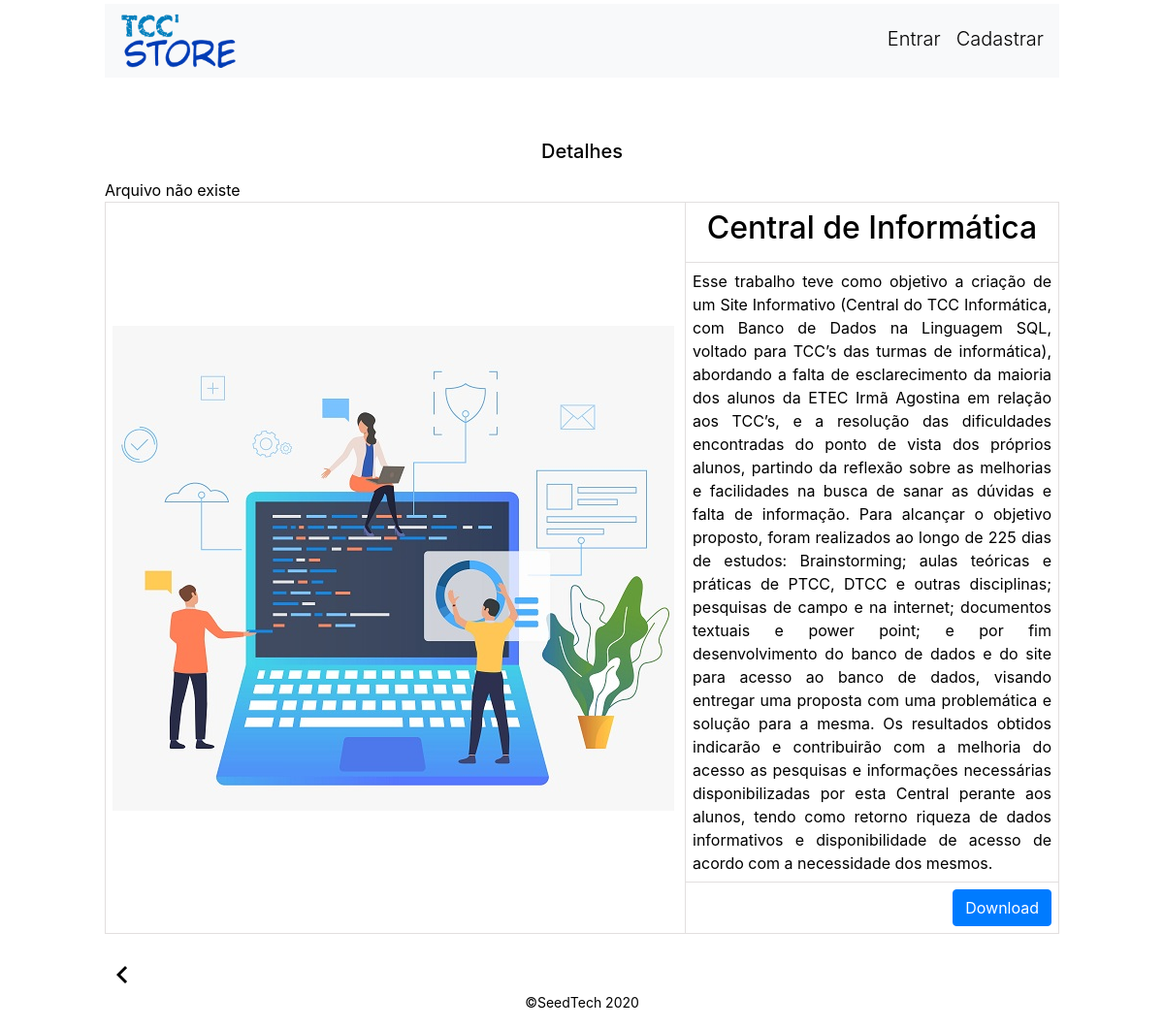
/detalhe.php?cod=1, run on the app's committed database.
### tables this page shows
CREATE TABLE `projeto` (
  `cod_tcc` int(11) NOT NULL,
  `capa` varchar(20) NOT NULL,
  `arquivo` varchar(100) DEFAULT NULL,
  `ano` year(4) DEFAULT NULL,
  `nome` varchar(50) DEFAULT NULL,
  `descricao` text DEFAULT NULL,
  `cod_curso_fk` int(11) DEFAULT NULL,
  `cod_escola_fk` int(11) DEFAULT NULL
);

### detalhe.php (the view, shortened to what this page needs)
<!DOCTYPE html>
<html lang="en">
<head>
    <link rel="stylesheet" href="css/bootstrap.min.css">
    <link rel="stylesheet" href="css/inicio.css">
    <link rel ="stylesheet" type="text/css" href="css/estilo.css">
</head>
<body>
    <?php
        require_once "includes/banco.php";
        require_once "includes/fun.php";
    ?>
    <div class="cover-container d-flex w-100 h-100 p-1 mx-auto flex-column">
        <header class="masthead" style="margin-bottom: 4rem;">
            <div class="inner">
                <div class="navbar navbar-light bg-light">
                    <h3 class="masthead-brand"><a href="index.php"><img src="icones/logo.png" alt="logo tcc store" width="120"></a></h3>
                    <nav class="nav nav-masthead justify-content-center nav">
                        <?php
                        if (empty($_SESSION['user'])) {
                            echo "<a class='nav-link' href= 'user-login.php'> Entrar</a> ";
                            echo "<a class='nav-link' href='user-cadastrar.php'>Cadastrar</a>";
                        }
                        ?>
                    </nav>
                </div>
            </div>
        </header>
        <?php
            $c = $_GET['cod'] ?? 0;
            $busca = $banco->query("select * from projeto where cod_tcc='$c'");
        ?>
        <h5 class="h5 mb-3"> Detalhes</h5>
        <table class="detalhes">
            <?php
               if(!$busca){
                   echo "<tr><td>A busca falhou";
               }else{
                   if($busca->num_rows == 1){
                       $reg = $busca->fetch_object();
                       $t = thumb($reg->capa);
                       $down = tcc($reg->arquivo);
                       echo"<tr><td rowspan='3'><img src='$t'>";
                       echo"<td><h2>$reg->nome</h2>";
                       echo"<tr><td class='desc'>$reg->descricao";
                       echo"<tr><td><a href='$down'style='float: right;' class='btn btn-primary' >Download</a> ";
                   }else{
                       echo"<tr><td> Nenhum registro encontrado";
                   }
               }
            ?>
        </table>
        <br>
        <?php echo voltar() ?>
        <footer class="masterfoot mt-auto">
            <div class="inner">
                <p>
                    &copySeedTech 2020
                </p>
            </div>
        </footer>
    </div>
</body>
</html>

### css/inicio.css (style rules this page uses)
a, a:focus, a:hover { color: #fff; }
html, body { height: 100%; background-color: rgba(255, 255, 255, 0.932); }
body { display: -ms-flexbox; display: flex; color: #000; }
.h5 { text-align: center; }
.cover-container { max-width: 62em; }
.masthead { margin-bottom: 10rem; }
.masthead-brand { margin-bottom: 0; }
.nav-masthead .nav-link { padding: .25rem 0; font-weight: 300; color: #000; background-color: transparent; border-bottom: .25rem solid transparent; }
.nav { font-size: 1.25rem; }
.nav-masthead .nav-link + .nav-link { margin-left: 1rem; }
@media (min-width: 48em) { .masthead-brand { float: left; } }
@media (min-width: 48em) { .nav-masthead { float: right; } }

### css/estilo.css (style rules this page uses)
table.detalhes h2 { text-align: center; }
table.detalhes { width: 100%; }
table.detalhes td { border: 1px solid #e2dfdf; padding: 7px; }
table.detalhes img { padding-right:4px ; }
table.detalhes .desc { text-align: justify; }
footer { font-size: 14px; text-align: center; }

### data on the page
projeto: capa (picture), nome "Central de Informática", descricao "Esse trabalho teve como objetivo a criação de um Site Informativo (Central do TCC Informática, com Banco de Dados na Linguagem SQL, voltado para TCC’s das turmas de informática), abordando a falta de esclarecimento da maioria dos alunos da ETEC Irmã Agostina em relação aos TCC’s, e a resolução das dificuldades encontradas do ponto de vista dos próprios alunos, partindo da reflexão sobre as melhorias e facilidades na busca de sanar as dúvidas e falta de informação. Para alcançar o objetivo proposto, foram realizados ao longo de 225 dias de estudos: Brainstorming; aulas teóricas e práticas de PTCC, DTCC e outras disciplinas; pesquisas de campo e na internet; documentos textuais e power point;…"
